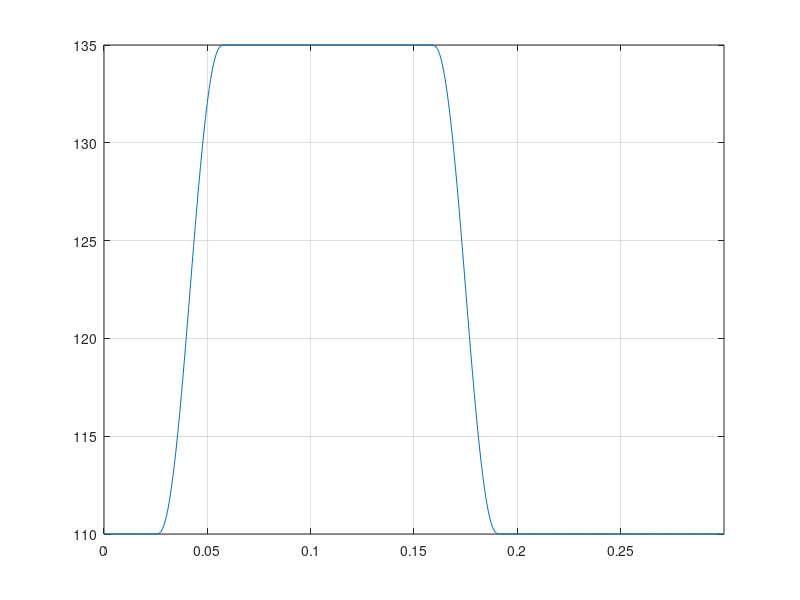

Source code (MATLAB): (Note: this script raises an error after producing the figure.)
%{
CAM Design Assistant
Dwell - Rise - Dwell - Return CAM
2022-12-07
%}

% Variable declaration
% All values in degree
% eventAngle = [rise start - rise end - return start- return end]

clc; close all; clear;


%============================================
% INPUT 入力
%============================================

eventAngle = [30 70 190 230]; % degree at which the rise/return starts/ends
rRoller = 60; % roller radius in mm
h = 25; % stroke in mm
rBase = 50; % mm - Cam base radius
RPM = 200; % motor velocity in rounds per minutes

sampleRate = 5; % showing roller on pitch curve with distance in degree

%　END　OF　INPUT　=====================================

rPrime = rBase + rRoller; %mm - Pitch circle prime radius

bRise = eventAngle(2) - eventAngle(1) ; %rise period
bReturn = eventAngle(4) - eventAngle(3) ; %return period
% point in time with acceleration change
% points of events = [1-rise, 2-rise +1/8, 3-rise +7/8, 4-rise end, 5-return, 6-return +1/8, 7-return +7/8, 8-return end]
point = [eventAngle(1) eventAngle(1)+bRise/8 eventAngle(1)+7*bRise/8 eventAngle(2) eventAngle(3) eventAngle(3)+bReturn/8 eventAngle(3)+7*bReturn/8 eventAngle(4)];
step = 1;

theta = 0:step:360;
T = 60/RPM; % period of moving 360 degree, in second
time = linspace(0,T,length(theta));
timeStep = T/size(time,2); % convert step in degree to step in time

%============================================
% DISPLACEMENT
%============================================

% Rise
temp = theta(theta<point(1));
sDwe1 = zeros(size(temp));
tempTheta = theta(theta >= point(1) & theta < point(2))-point(1);
sRise1 = h/(4+pi)*(pi*tempTheta/bRise - 1/4*sin(4*pi*tempTheta/bRise));
tempTheta = theta(theta >= point(2) & theta < point(3))-point(1);
sRise2 = h/(4+pi)*(2+pi*tempTheta/bRise-9/4*sin(pi/3+4*pi/3*tempTheta/bRise));
tempTheta = theta(theta >= point(3) & theta <= point(4))-point(1);
sRise3 = h/(4+pi)*(4+ pi*tempTheta/bRise - 1/4*sin(4*pi*tempTheta/bRise));

% Dwell
temp = theta(theta > point(4) & theta < point(5));
sDwe2 = zeros(size(temp)) + h;

% Return
tempTheta = theta(theta >= point(5) & theta < point(6))-point(5);
sReturn1 = h/(4+pi)*(4 + pi - pi*tempTheta/bReturn + 1/4*sin(4*pi*tempTheta/bReturn));
tempTheta = theta(theta >= point(6) & theta < point(7))-point(5);
sReturn2 = h/(4+pi)*(2+ pi - pi*tempTheta/bReturn  + 9/4*sin(pi/3+4*pi/3*tempTheta/bReturn));
tempTheta = theta(theta >= point(7) & theta <= point(8))-point(5);
sReturn3 = h/(4+pi)*(pi - pi*tempTheta/bReturn + 1/4*sin(4*pi*tempTheta/bReturn));

% Dwell
temp = theta(theta > point(8) & theta <= 360);
sDwe3 = zeros(size(temp));

% Entire trajectory
s = [sDwe1 sRise1 sRise2 sRise3 sDwe2 sReturn1 sReturn2 sReturn3 sDwe3] + rPrime;
figure;

% plot(theta,s);
% grid on;
% xlim([0 360]);
% xlabel({'角度','degree'},'FontSize',15,'FontWeight','light','Color','b');


plot(time,s);
grid on;
xlim([0 T]);
xlabel({'t','秒'},'FontSize',15,'FontWeight','light','Color','b');
ylim([rPrime-2*abs(h) rPrime+2*abs(h)]);
ylabel({'位置','mm'},'FontSize',15,'FontWeight','light','Color','b');
legend("位置 s");
[tit,] = title({'';'位置　vs　時間'},{['モーター回転速度 ',num2str(RPM),'rpm   ','T = ', num2str(T),'s'];''},...
    'Color','blue');
tit.FontSize = 15;

%title({'';'位置　vs　時間';['モーターの回転速度',num2str(RPM),'rpm   ','T = ', num2str(T),'s'];''},'Color','b','FontSize',15,'FontWeight','light');

theta2 = deg2rad(theta);
figure;
polarplot(theta2,s)
title({'';'位置　vs　角度';''},'Color','b','FontSize',15,'FontWeight','light');


%============================================
% VELOCITY
%============================================
% velocity with respect to time
vv = diff(s)/timeStep;
vv = [vv vv(length(vv))]; %add the last element to make the length of vv and theta equal
figure;

plot(time,vv);
grid on;
xlim([0 T]);
xlabel({'t','秒'},'FontSize',15,'FontWeight','light','Color','b');
ylabel({'速度','mm/s'},'FontSize',15,'FontWeight','light','Color','b');
%title({'';'速度　vs　時間';''},'Color','b','FontSize',15,'FontWeight','light');
[tit,] = title({'';'速度　vs　時間'},{['モーター回転速度 ',num2str(RPM),'rpm   ','T = ', num2str(T),'s'];''},...
    'Color','blue');
tit.FontSize = 15;

%============================================
% ACCELERATION
%============================================
% acceleration with respect to time
aa = diff(vv)/timeStep;
aa = [aa 0];
figure;

plot(time,aa);
grid on;
xlim([0 T]);
xlabel({'t','秒'},'FontSize',15,'FontWeight','light','Color','b');
ylabel({'加速','mm/s^2'},'FontSize',15,'FontWeight','light','Color','b');
%title({'';'加速　vs　時間';''},'Color','b','FontSize',15,'FontWeight','light');
[tit,subtit] = title({'';'加速　vs　時間'},{['モーター回転速度 ',num2str(RPM),'rpm   ','T = ', num2str(T),'s'];''},...
    'Color','blue');
tit.FontSize = 15;

%============================================
% PRESSURE ANGLE 圧角
%============================================
% tan a = {ds/d(theta)}/(s + rb + rr) %theta in degree

radianStep = deg2rad(step);
v_theta = diff(s)/radianStep; %differentiate s with respect to theta in radian
v_theta = [v_theta v_theta(length(v_theta))]; %add one more element to make the lengh equal to that of theta 
pitch_radius = s + rRoller;
tanPressureAngle = v_theta./pitch_radius;

pressureAngle = rad2deg(atan(tanPressureAngle));

figure;

plot(theta, pressureAngle);
grid on;
xlim([0 360]);
xlabel({'角度','degree'},'FontSize',15,'FontWeight','light','Color','b');
ylabel({'圧角','degree'},'FontSize',15,'FontWeight','light','Color','b');

title({'';'圧角　vs　角度';''},'Color','b','FontSize',15,'FontWeight','light');

%============================================
% RADIUS OF CURVATURE 曲率半径
%============================================
% p = {[(rb + s)^2 + (ds/dtheta)^2]^(3/2)}/[(rb + s)^2 + 2*(ds/dtheta)^2 - (rb+s)*d^2s/dtheta^2]

%second order differentiation of s with respect to theta

% Converting Polar to Cartesian Coordinate System
[x,y] = pol2cart(theta2,s);

% Draw roller around cam curve and on pitch curve 
% sample rate is defined in input region
sampleRate = round(sampleRate*length(theta2)/360);
x_sample = transpose(x(1:sampleRate:length(x)));
y_sample = transpose(y(1:sampleRate:length(y)));

centers = [x_sample y_sample];
radii = rRoller*ones(length(y_sample),1);
figure;
viscircles(centers,radii,'LineWidth',1);
axis equal;
grid on;
hold on;
plot(x,y);

% Plot cam profile
camSurfX = zeros(size(x));
camSurfY = zeros(size(x));

[camSurfX(1),camSurfY(1)] = normalp([x(length(x)) x(1) x(2)],[y(length(y)) y(1) y(2)],rRoller);
[camSurfX(length(x)),camSurfY(length(y))] = normalp([x(length(x)-1) x(length(x)) x(1)],[y(length(y)-1) y(length(y)) y(1)],rRoller);

for k = 1:1:length(x)-2
X = x(k:1:k+2);
Y = y(k:1:k+2);
[camSurfX(k+1),camSurfY(k+1)] = normalp(X,Y,rRoller);
end
hold on;
plot(camSurfX,camSurfY,'color','g')

% Animating cam rotation
figure;
hold on
p = plot(0,0,'o','MarkerFaceColor','red');

rotatedCam = rotateCw([x;y],pi/2);
pl = plot(rotatedCam(1,:),rotatedCam(2,:));
axis equal;
maxDim = rBase + 2*rRoller + 10;
xlim([-maxDim maxDim]);
ylim([-maxDim maxDim]);
hold on;
grid on;
pl.XDataSource = 'xx';
pl.YDataSource = 'yy';


for i = pi/2:2*pi/360:2.5*pi
rotatedCam = rotateCw([x;y],i);
xx = rotatedCam(1,:);
yy = rotatedCam(2,:);
refreshdata
pause(0.001)
end



% Export Cam Profile to Excel as XYZ Coordinates
% x_cord = transpose(camSurfX);
% y_cord = transpose(camSurfY);
% z_cord = zeros(length(theta2),1);
% 
% cam_profile = [x_cord y_cord z_cord];

% writematrix(cam_profile,'cam_profile.xlsx');
% writematrix(cam_profile,'cam_profile.txt');

function Y = rotateCw(X,theta)
% rotate clockwise

rotMat = [cos(theta) sin(theta); -sin(theta) cos(theta)];
Y = rotMat * X;
end

function [xo,yo] = normalp(x,y,R)
% x and y are row vector of length 3 (longer vectors don't cause problem,
% but only the first 3 elements will be used. 

% Call the three point represented by x and y A, B and C
% This function return the coordinates of point D such that
% * DB is perpendicular to AC
% * DB has length R
% * D is on the left hand side when moving on the curve ABC from A to C

% calculate normal vector <a,b>
a = y(1)-y(3);
b = x(3)-x(1);
k = R/sqrt(a^2+b^2); 

% temporary factor
xo = k*a + x(2);
yo = k*b + y(2);
end


function [radius,radArg] = radCurv(f,arg)

% Numerically computing radius of curvature
% arg is used only to define step. In this program arg is array of angles
    step = arg(2)-arg(1);
    f1 = diff(f)/step;
    f2 = diff(f1)/step;
    f1 = regulate(f1,f2);
    ff = regulate(f,f2);
    radArg = regulate(arg,f2);
    
    k1 = 2*sqrVec(f1) + sqrVec(ff) - ff.*f2;
    k2 = (sqrVec(f1) + sqrVec(ff)).^(3/2);
    radius = k2./k1;
end

function sqrVec = sqrVec(x)
    sqrVec = x.*x;
end

function regulated = regulate(x,ref)
    regulated = x(1:length(ref));
end


% figure;
% plot(x,y);
% hold on;
% p = viscircles([x_sample(1),y_sample(1)],8,'LineWidth',1);
% hold off;
% axis equal;
% grid on;
% 
% for k = 2:1:length(x_sample)
%     p = viscircles([x_sample(k),y_sample(k)],8,'LineWidth',1);
%     drawnow
% end
